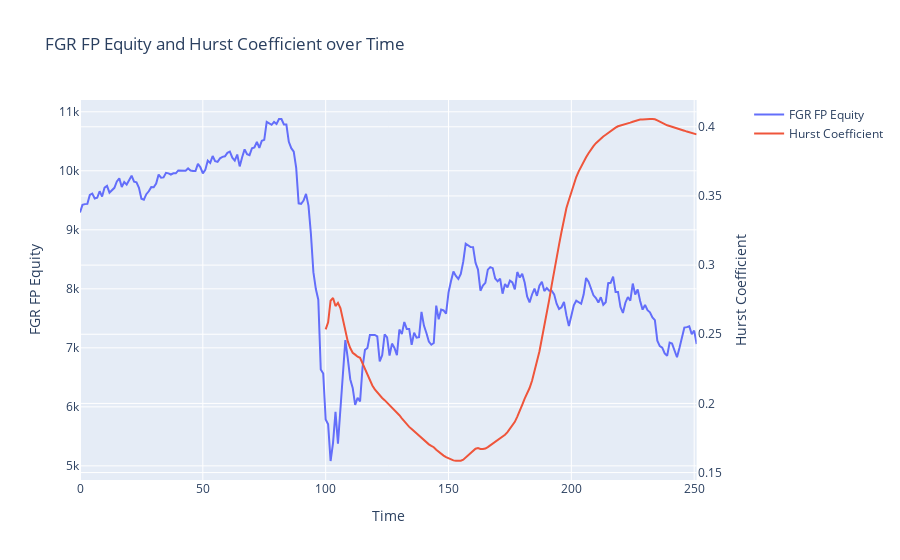

The notebook cell saved with this chart:
### Code cell
# Créer un nouveau dataframe pour stocker les résultats
result_list = []

# Appel de la fonction avec le nom de la colonne et stocke le résultat dans la liste
result_list.append(affichage_coef_hurst_reg('FGR FP Equity', market_cap))

# Affiche la liste des résultats
print(result_list)

### Figure 1 — Plotly figure (JSON) as saved in the notebook; plotly's stock layout.template omitted (floating-point values rounded to 4 significant figures; data arrays with more than 128 entries replaced by an {"elided": "..."} marker saying what was removed)
{"data": [{"mode": "lines", "name": "FGR FP Equity", "type": "scatter", "x": {"elided": "252 int values"}, "xaxis": "x", "y": {"elided": "252 float values"}, "yaxis": "y"}, {"mode": "lines", "name": "Hurst Coefficient", "type": "scatter", "x": {"elided": "252 int values"}, "xaxis": "x", "y": {"elided": "252 float values"}, "yaxis": "y2"}], "layout": {"title": {"text": "FGR FP Equity and Hurst Coefficient over Time"}, "xaxis": {"anchor": "y", "domain": [0, 0.94], "title": {"text": "Time"}}, "yaxis": {"anchor": "x", "domain": [0, 1], "title": {"text": "FGR FP Equity"}}, "yaxis2": {"anchor": "x", "overlaying": "y", "side": "right", "title": {"text": "Hurst Coefficient"}}}}
